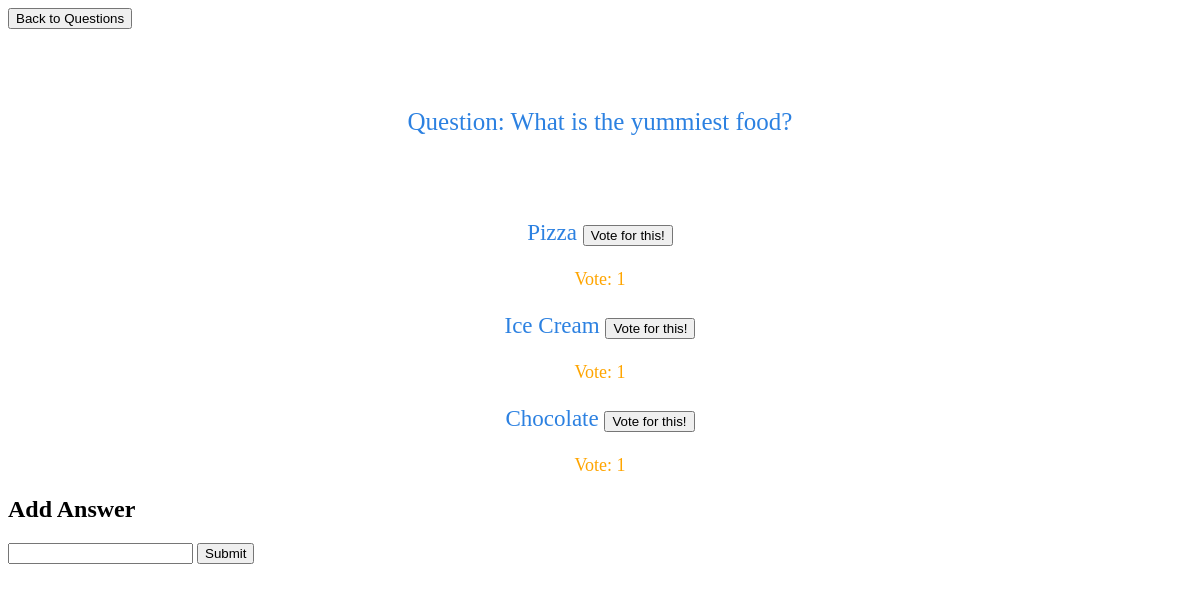
Page /answer_page/1 on the earlier database version.
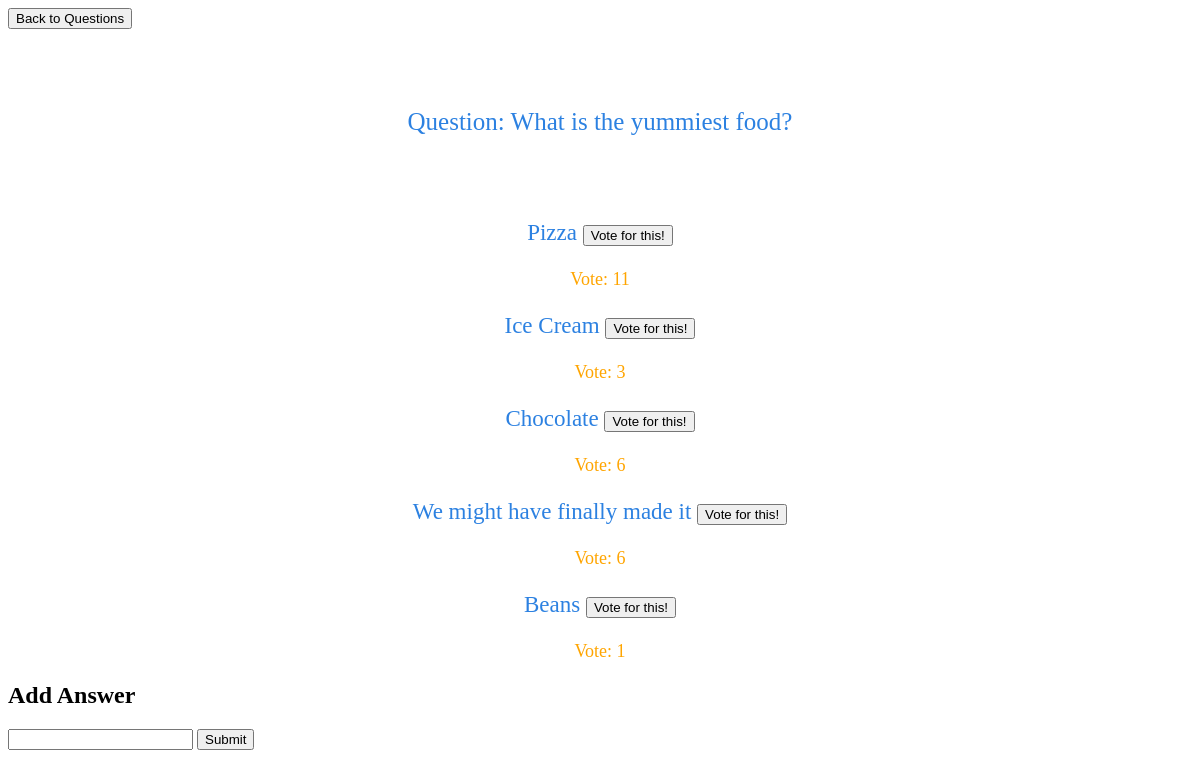
Same page on the later database version.
### ratifyApp/models.py (models this page shows, shortened)
class Question(models.Model):
	question_text = models.CharField(max_length=200)

class Answer(models.Model):
	question = models.ForeignKey(Question, on_delete=models.CASCADE)
	answer_text = models.CharField(max_length=200)
	num_votes = models.IntegerField(default=0)

### ratifyApp/views.py (the view)
# urls.py: url(r'^answer_page/(?P<question_id>[0-9]+)', views.answer, name="answer"),
def answer(request, question_id):
	question = Question.objects.get(pk=question_id)
	answers = Answer.objects.filter(question_id=question_id)
	context = {"question_text" : question.question_text, "answers" : answers}
	return render(request,"answer_page.html", context)

### ratifyApp/templates/answer_page.html (shortened to what this page needs)
<!DOCTYPE>
<html>
<head>
  {% load static %}
  <link rel="stylesheet" href="{% static 'answer_style.css' %}">
</head>
<body>
<button onClick="go_to_questions()">Back to Questions</button>
<br></br>
<br></br>
<p class="p1">Question: {{question_text}}</p>
<br></br>
<div>
{% for answer in answers %}
	<p class="p2">{{answer.answer_text}}
    <button id="{{answer.pk}}" onClick="vote(this.id)">Vote for this!</button>
  <p class="p3" id="{{answer.num_votes}}">Vote: {{answer.num_votes}}</p>
{% endfor %}
</div>
<h2>Add Answer</h2>
<input id="new_answer_input" type="text" name="answer_text">
<button onClick="add_answer()">Submit</button>
</body>
</html>

### ratifyApp/static/answer_style.css (style rules this page uses)
p.p1 { color: #2c81e1; font-size: 25px; text-align: center; }
p.p2 { color: #2c81e1; font-size: 23px; text-align: center; }
p.p3 { color: #ffa500; font-size: 18px; text-align: center; }

Differences in the rows shown:
changed Answer "Pizza": num_votes "1" → "11"
changed Answer "Ice Cream": num_votes "1" → "3"
changed Answer "Chocolate": num_votes "1" → "6"
added Answer: answer_text "We might have finally made it", num_votes "6"
added Answer: answer_text "Beans", num_votes "1"
